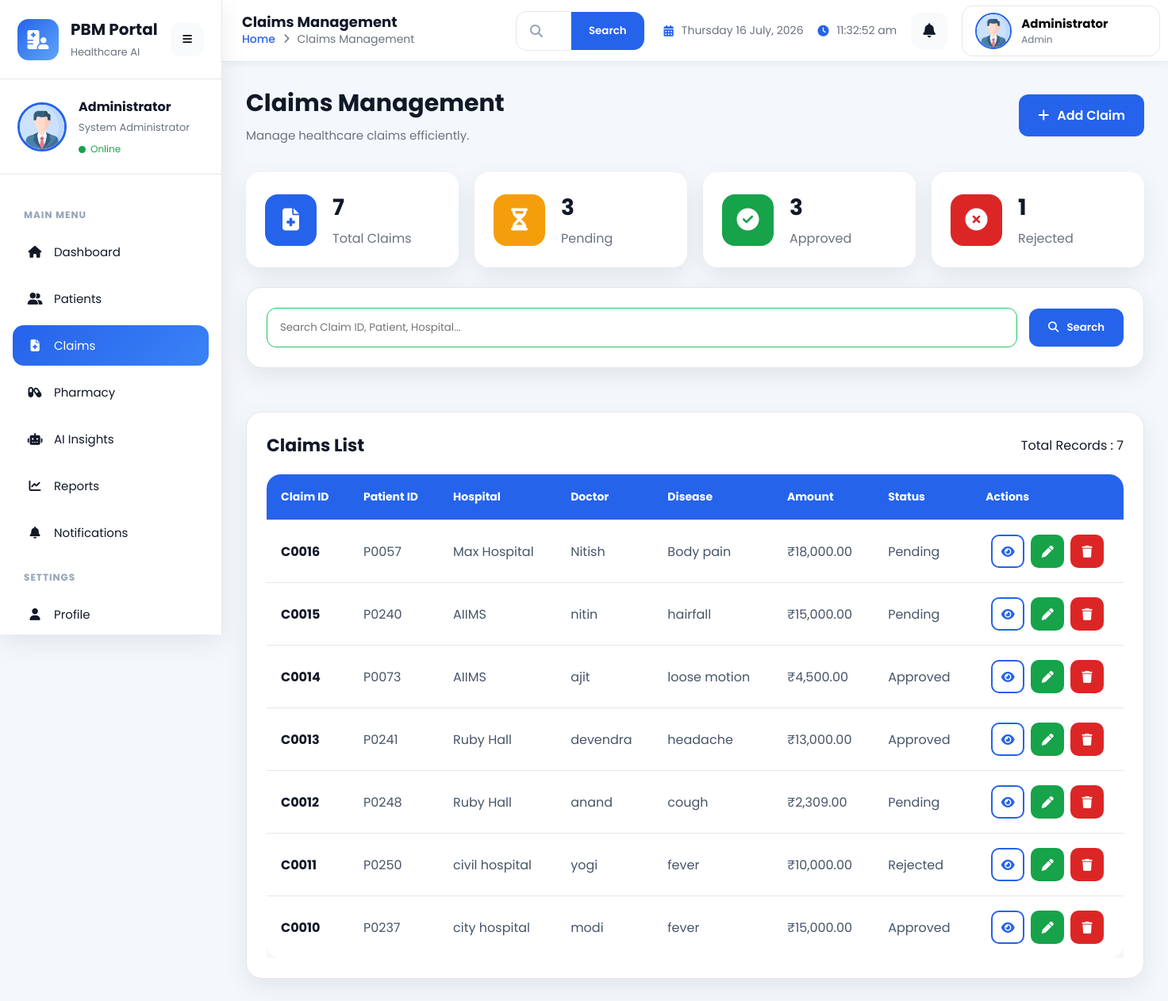
The app's page /claims/ with its own data.
### app/models/claim.py (models this page shows, shortened)
class Claim(db.Model):
    __tablename__ = "claims"
    id = db.Column(
        db.Integer,
        primary_key=True
    )
    claim_id = db.Column(
        db.String(20),
        unique=True,
        nullable=False,
        index=True
    )
    patient_id = db.Column(
        db.String(20),
        db.ForeignKey("patients.patient_id"),
        nullable=False,
        index=True
    )
    hospital_name = db.Column(
        db.String(150),
        nullable=False
    )
    doctor_name = db.Column(
        db.String(150),
        nullable=False
    )
    disease = db.Column(
        db.String(120),
        nullable=False
    )
    claim_amount = db.Column(
        db.Float,
        nullable=False
    )
    treatment_date = db.Column(
        db.Date,
        nullable=False
    )
    submission_date = db.Column(
        db.DateTime,
        default=datetime.utcnow,
        nullable=False
    )
    status = db.Column(
        db.String(20),
        default="Pending",
        nullable=False
    )
    predicted_risk = db.Column(
    db.Float,
    default=0.0
    )
    risk_level = db.Column(
        db.String(20),
        default="Not Predicted"
    )
    duplicate_claim = db.Column(
        db.Boolean,
        default=False
    )
    ai_remark = db.Column(
        db.Text
    )
    prediction_date = db.Column(
        db.DateTime
    )
    remarks = db.Column(
        db.Text
    )
    created_at = db.Column(
        db.DateTime,
        default=datetime.utcnow
    )
    updated_at = db.Column(
        db.DateTime,
        default=datetime.utcnow,
        onupdate=datetime.utcnow
    )
    patient = db.relationship(
        "Patient",
        backref=db.backref(
            "claims",
            lazy=True
        )
    )

### app/routes/claim.py (the view, shortened to what this page needs)
@claim_bp.route("/")
def index():
    page = request.args.get(
        "page",
        1,
        type=int
    )
    search = request.args.get(
        "search",
        "",
        type=str
    ).strip()
    query = Claim.query
    total_records = query.count()
    total_pages = max(
        1,
        ceil(total_records / RECORDS_PER_PAGE)
    )
    claims = (
        query
        .order_by(Claim.id.desc())
        .offset(
            (page - 1) * RECORDS_PER_PAGE
        )
        .limit(RECORDS_PER_PAGE)
        .all()
    )
    total_claims = Claim.query.count()
    pending_claims = Claim.query.filter_by(
        status="Pending"
    ).count()
    approved_claims = Claim.query.filter_by(
        status="Approved"
    ).count()
    rejected_claims = Claim.query.filter_by(
        status="Rejected"
    ).count()
    return render_template(
        "claim/index.html",
        page_title="Claims Management",
        claims=claims,
        page=page,
        total_pages=total_pages,
        total_records=total_records,
        search=search,
        total_claims=total_claims,
        pending_claims=pending_claims,
        approved_claims=approved_claims,
        rejected_claims=rejected_claims
    )

### app/templates/claim/index.html (shortened to what this page needs)
{% extends "dashboard_layout.html" %}
{% set page_title = "Claims Management" %}
{% block extra_css %}
<link
rel="stylesheet"
href="{{ url_for('static', filename='css/claim.css') }}">
{% endblock %}
{% block content %}
<div class="claim-page fade-in">
    <div class="page-header">
        <div>
            <h2>
                Claims Management
            </h2>
            <p>
                Manage healthcare claims efficiently.
            </p>
        </div>
        <a
            href="{{ url_for('claim.add') }}"
            class="btn btn-primary">
            <i class="fa-solid fa-plus"></i>
            Add Claim
        </a>
    </div>
    <div class="stats-grid">
        <div class="stat-card total">
            <div class="stat-icon">
                <i class="fa-solid fa-file-medical"></i>
            </div>
            <div>
                <h3>
                    {{ total_claims }}
                </h3>
                <p>
                    Total Claims
                </p>
            </div>
        </div>
        <div class="stat-card pending">
            <div class="stat-icon">
                <i class="fa-solid fa-hourglass-half"></i>
            </div>
            <div>
                <h3>
                    {{ pending_claims }}
                </h3>
                <p>
                    Pending
                </p>
            </div>
        </div>
        <div class="stat-card approved">
            <div class="stat-icon">
                <i class="fa-solid fa-circle-check"></i>
            </div>
            <div>
                <h3>
                    {{ approved_claims }}
                </h3>
                <p>
                    Approved
                </p>
            </div>
        </div>
        <div class="stat-card rejected">
            <div class="stat-icon">
                <i class="fa-solid fa-circle-xmark"></i>
            </div>
            <div>
                <h3>
                    {{ rejected_claims }}
                </h3>
                <p>
                    Rejected
                </p>
            </div>
        </div>
    </div>
    <div class="card">
        <form
            method="GET"
            action="{{ url_for('claim.index') }}"
            class="search-form">
            <div class="search-wrapper">
                <input
                    type="text"
                    name="search"
                    class="form-control"
                    placeholder="Search Claim ID, Patient, Hospital..."
                    value="{{ search }}">
                <button
                    class="btn btn-primary"
                    type="submit">
                    <i class="fa-solid fa-magnifying-glass"></i>
                    Search
                </button>
            </div>
        </form>
    </div>
    <div class="card mt-3">
        <div class="card-header">
            <h3 class="card-title">
                Claims List
            </h3>
            <span>
                Total Records : {{ total_records }}
            </span>
        </div>
        <div class="table-responsive">
            <table class="table">
                <thead>
                    <tr>
                        <th>Claim ID</th>
                        <th>Patient ID</th>
                        <th>Hospital</th>
                        <th>Doctor</th>
                        <th>Disease</th>
                        <th>Amount</th>
                        <th>Status</th>
                        <th>Actions</th>
                    </tr>
                </thead>
                <tbody>
                    {% if claims %}
                        {% for claim in claims %}
                        <tr>
                            <td>
                                <strong>
                                    {{ claim.claim_id }}
                                </strong>
                            </td>
                            <td>
                                {{ claim.patient_id }}
                            </td>
                            <td>
                                {{ claim.hospital_name }}
                            </td>
                            <td>
                                {{ claim.doctor_name }}
                            </td>
                            <td>
                                {{ claim.disease }}
                            </td>
                            <td>
                                ₹{{ "{:,.2f}".format(claim.claim_amount) }}
                            </td>
                           <td>
                                {% if claim.status == "Approved" %}
                                    <span class="claim-badge claim-success">
                                        Approved
                                    </span>
                                {% elif claim.status == "Rejected" %}
                                    <span class="claim-badge claim-danger">
                                        Rejected
                                    </span>
                                {% else %}
                                    <span class="claim-badge claim-warning">
                                        Pending
                                    </span>
                                {% endif %}
                            </td>
                            <td>
                                <div class="action-buttons">
                                    <a
                                        href="{{ url_for('claim.details', id=claim.id) }}"
                                        class="btn btn-outline"
                                        title="View">
                                        <i class="fa-solid fa-eye"></i>
                                    </a>
                                    <a
                                        href="{{ url_for('claim.edit', id=claim.id) }}"
                                        class="btn btn-success"
                                        title="Edit">
                                        <i class="fa-solid fa-pen"></i>
                                    </a>
                                    <a
                                        href="{{ url_for('claim.delete', id=claim.id) }}"
                                        class="btn btn-danger"
                                        title="Delete">
                                        <i class="fa-solid fa-trash"></i>
                                    </a>
                                </div>
                            </td>
                        </tr>
                        {% endfor %}
                    {% endif %}
                </tbody>
            </table>
        </div>
    </div>
</div>
{% endblock %}

### app/static/css/components.css (style rules this page uses)
:root { --primary:#2563eb; --primary-dark:#1d4ed8; --secondary:#64748b; --success:#16a34a; --warning:#f59e0b; --danger:#dc2626; --info:#0ea5e9; --background:#f4f7fb; --surface:#ffffff; --text:#111827; --text-light:#6b7280; --border:#e5e7eb; --shadow: 0 10px 30px rgba(0,0,0,.08); --transition:.30s ease; --radius:18px; --sidebar-width:280px; --header-height:78px; }
* { margin:0; padding:0; box-sizing:border-box; }
html { scroll-behavior:smooth; }
body { font-family:"Poppins",sans-serif; background:var(--background); color:var(--text); overflow-x:hidden; }
button { border:none; background:none; cursor:pointer; font-family:inherit; }
a { color:inherit; text-decoration:none; }
input, select, textarea { font-family:inherit; }
.btn { display:inline-flex; align-items:center; justify-content:center; gap:10px; padding:14px 24px; border-radius:12px; font-weight:600; transition:.3s; }
.btn-primary { background:var(--primary); color:#ffffff; }
.btn-success { background:var(--success); color:#ffffff; }
.btn-danger { background:var(--danger); color:#ffffff; }
.btn-outline { border:2px solid var(--primary); color:var(--primary); background:#ffffff; }
.card { background:#ffffff; border-radius:20px; padding:25px; border:1px solid var(--border); box-shadow:var(--shadow); transition:.3s; }
.card-header { display:flex; justify-content:space-between; align-items:center; margin-bottom:20px; }
.card-title { font-size:22px; font-weight:700; }
.form-control { width:100%; padding:14px 16px; border:1px solid var(--border); border-radius:12px; outline:none; transition:.3s; }
.mt-3 { margin-top:30px; }
.table-responsive { width:100%; overflow-x:auto; }
.table { width:100%; border-collapse:collapse; background:#ffffff; border-radius:18px; overflow:hidden; box-shadow:var(--shadow); }
.table thead { background:var(--primary); }
.table th { color:#ffffff; padding:18px; text-align:left; font-size:15px; font-weight:600; }
.table td { padding:18px; border-bottom:1px solid var(--border); }
.table tbody tr { transition:.30s; }
.fade-in { animation:fadeIn .5s ease; }

### app/static/css/animations.css (style rules this page uses)
.fade-in { animation: fadeIn .5s ease-in-out; }

### app/static/css/dashboard.css (style rules this page uses)
.card { transition:.35s; }
.btn { transition:.30s; }
.mt-3 { margin-top:30px; }
.table { width:100%; border-collapse:collapse; }
.table thead { background:linear-gradient( 135deg, var(--primary), #3b82f6 ); }
.table th { color:#ffffff; padding:18px; font-size:15px; font-weight:600; text-align:left; }
.table td { padding:18px; border-bottom:1px solid #e5e7eb; color:#475569; }
.table tbody tr { transition:.30s; }
.table tbody tr:last-child td { border-bottom:none; }
.table td:first-child { font-weight:600; color:#111827; }

### records on screen
Claim: claim_id "C0016", patient_id "P0057", hospital_name "Max Hospital", doctor_name "Nitish", disease "Body pain", claim_amount "18,000.00", status "Pending"
Claim: claim_id "C0015", patient_id "P0240", hospital_name "AIIMS", doctor_name "nitin", disease "hairfall", claim_amount "15,000.00", status "Pending"
Claim: claim_id "C0014", patient_id "P0073", hospital_name "AIIMS", doctor_name "ajit", disease "loose motion", claim_amount "4,500.00", status "Approved"
Claim: claim_id "C0013", patient_id "P0241", hospital_name "Ruby Hall", doctor_name "devendra", disease "headache", claim_amount "13,000.00", status "Approved"
Claim: claim_id "C0012", patient_id "P0248", hospital_name "Ruby Hall", doctor_name "anand", disease "cough", claim_amount "2,309.00", status "Pending"
Claim: claim_id "C0011", patient_id "P0250", hospital_name "civil hospital", doctor_name "yogi", disease "fever", claim_amount "10,000.00", status "Rejected"
Claim: claim_id "C0010", patient_id "P0237", hospital_name "city hospital", doctor_name "modi", disease "fever", claim_amount "15,000.00", status "Approved"

### other values on screen
{{ page_title|default("Dashboard") }} "Claims Management"
{{ total_claims }} "7"
{{ pending_claims }} "3"
{{ approved_claims }} "3"
{{ rejected_claims }} "1"
{{ total_records }} "7"
